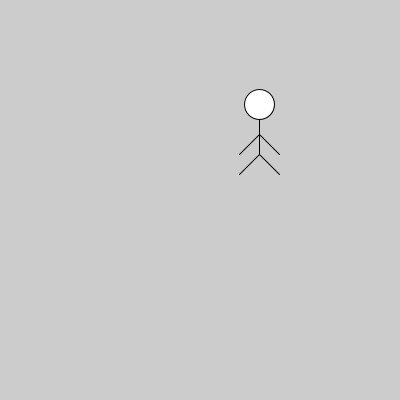
Frame 1 (no input)
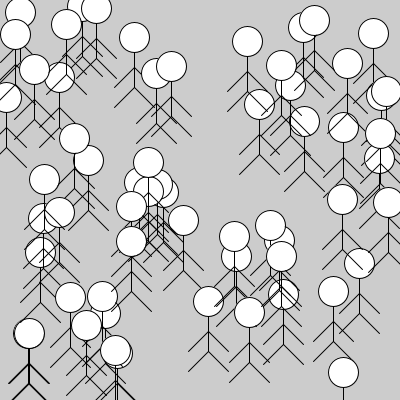
Frame 60 (the mouse pressed at the canvas centre just before this capture)
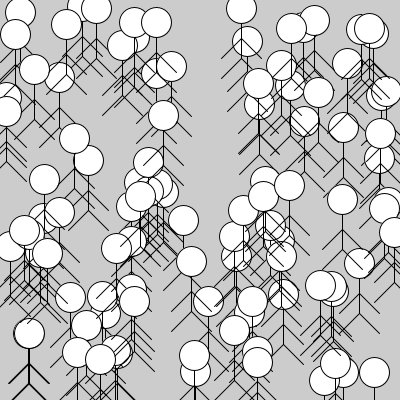
Frame 120 (the mouse held since frame 60 and released just before this capture)

The Processing sketch that drew these frames (run headless with seeded random() and noise(); from frame 60 on, the mouse is pressed at the canvas centre):

// Processing sketch: funcion_persona_variable_random_100
// ── funcion_persona_variable_random_100.pde

void setup() {
  size(400, 400);
}
void draw() {
  if (frameCount < 100) {
    dibujarPersona(
      round(random(0, 400)),
      round(random(0, 400))
      );
  }
}

// ── funciones.pde

void dibujarPersona(int posX, int posY) {
  line(posX, posY, posX, posY+50); //Cuerpo
  ellipse(posX, posY, 30, 30); //Cabeza
  line(posX, posY+50, posX+20, posY+70); //Pierna Izq
  line(posX, posY+50, posX-20, posY+70); //Pierna Der
  line(posX, posY+30, posX+20, posY+50); //Mano Izq
  line(posX, posY+30, posX-20, posY+50); //Mano Der
}
